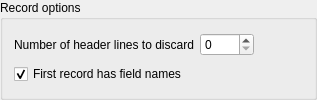
        <widget class="QgsCollapsibleGroupBox" name="recordOptionsGroupBox">
         <property name="sizePolicy">
          <sizepolicy hsizetype="Preferred" vsizetype="Fixed">
           <horstretch>0</horstretch>
           <verstretch>0</verstretch>
          </sizepolicy>
         </property>
         <property name="title">
          <string>Record options</string>
         </property>
         <property name="collapsed" stdset="0">
          <bool>true</bool>
         </property>
         <layout class="QVBoxLayout" name="verticalLayout_9">
          <item>
           <layout class="QHBoxLayout" name="horizontalLayout_4">
            <property name="rightMargin">
             <number>9</number>
            </property>
            <item>
             <widget class="QLabel" name="label_4">
              <property name="sizePolicy">
               <sizepolicy hsizetype="Minimum" vsizetype="Preferred">
                <horstretch>0</horstretch>
                <verstretch>0</verstretch>
               </sizepolicy>
              </property>
              <property name="text">
               <string>Number of header lines to discard</string>
              </property>
             </widget>
            </item>
            <item>
             <widget class="QSpinBox" name="rowCounter">
              <property name="minimumSize">
               <size>
                <width>0</width>
                <height>0</height>
               </size>
              </property>
              <property name="maximumSize">
               <size>
                <width>16777215</width>
                <height>16777215</height>
               </size>
              </property>
              <property name="toolTip">
               <string>The number of lines to discard from the beginning of the file</string>
              </property>
              <property name="statusTip">
               <string>The number of lines to discard from the beginning of the file</string>
              </property>
              <property name="whatsThis">
               <string>The number of lines to discard from the beginning of the file</string>
              </property>
              <property name="wrapping">
               <bool>false</bool>
              </property>
              <property name="maximum">
               <number>9999</number>
              </property>
              <property name="value">
               <number>0</number>
              </property>
             </widget>
            </item>
            <item>
             <spacer name="horizontalSpacer">
              <property name="orientation">
               <enum>Qt::Horizontal</enum>
              </property>
              <property name="sizeHint" stdset="0">
               <size>
                <width>40</width>
                <height>20</height>
               </size>
              </property>
             </spacer>
            </item>
           </layout>
          </item>
          <item>
           <widget class="QCheckBox" name="cbxUseHeader">
            <property name="toolTip">
             <string>Field names are read from the first record. If not selected then fields are numbered</string>
            </property>
            <property name="statusTip">
             <string>Field names are read from the first record. If not selected then fields are numbered</string>
            </property>
            <property name="whatsThis">
             <string>Field names are read from the first record. If not selected then fields are numbered</string>
            </property>
            <property name="text">
             <string>First record has field names</string>
            </property>
            <property name="checked">
             <bool>true</bool>
            </property>
           </widget>
          </item>
         </layout>
        </widget>
